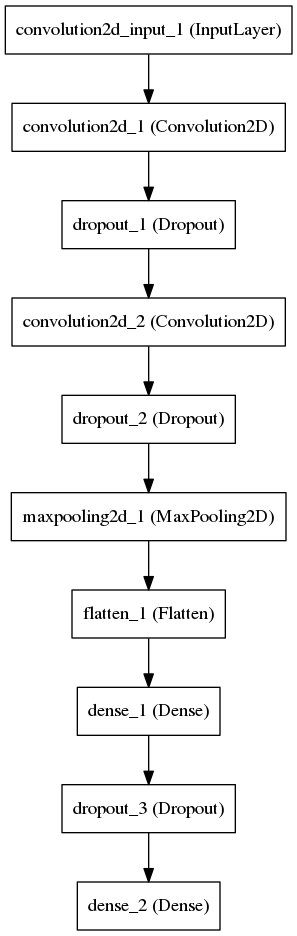
#> input picture test.png, 297 x 936 px
$ python -i CVAlgo.py   (imports and definitions only)   (Python 2 division)
#> lines starting #> are read from the running program, lines starting #| are printed output that depends on the picture; after the words box and inside, x2 and y2 are one past the last pixel; in counts of white or black regions, pixels touching at a corner belong together
#> further down, picture is the input picture: shape (936, 297, 3); min 0, max 255, mean 242.1
import cv2
from numpy import *
from pylab import *
from imgops import imutils
from PIL import Image
import numpy as np
import math
import ImageDraw

def invert_img(img):			# image reversed
    img = (255-img)
    return img

# [10 lines left out: function histogram_equalization, not called in this run]

def histogram_backprojection(img):	# get the histogram situation of some part of
					# background, and remove the noise it cause

    img_height = img.shape[0]
#> img_height = 936
    img_width = img.shape[1]
#> img_width = 297
    img_demi = img[0:3*(img_height/5) , 0:(img_width)]  # choose upper part
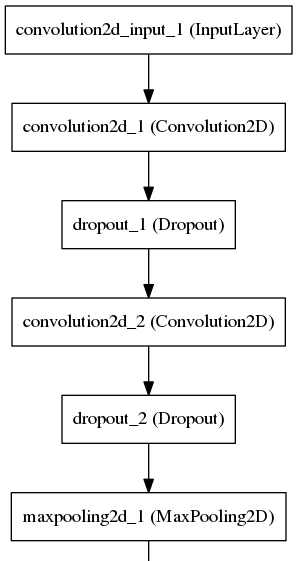
#> img_demi: shape (561, 297, 3); min 0, max 255, mean 240.1
    hsv = cv2.cvtColor(img_demi,cv2.COLOR_BGR2HSV)
#> hsv: shape (561, 297, 3); mean H, S, V 0, 0, 240.1


    #print hsv.shape
#    cv2.imshow("img_demi",img_demi)
    hsvt = cv2.cvtColor(img,cv2.COLOR_BGR2HSV)
#> hsvt: shape (936, 297, 3); mean H, S, V 0, 0, 242.1

    # calculating object histogram
    roihist = cv2.calcHist([hsv],[0, 1], None, [180, 256], [0, img_height, 0, img_width] )
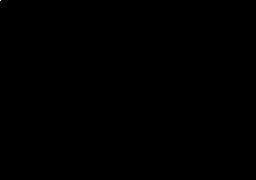
#> roihist: shape (180, 256) float32; values 0 (black) and 166617 (white), 0% white in thin lines or dots, all inside (x1, y1, x2, y2) = (0, 0, 1, 1)
    #scv2.imshow("img_demi",roihist)
    # normalize histogram and apply backprojection
    cv2.normalize(roihist,roihist,0,255,cv2.NORM_MINMAX)
    #cv2.imshow("img_demi",roihist)
    dst = cv2.calcBackProject([hsvt],[0,1],roihist,[0,img_height,0,img_width],1)
#> dst: shape (936, 297); every value is 255
    #cv2.imshow('dst1',dst)
    cv2.imwrite("./demo/dst1.jpg",dst)
    # Now convolute with circular disc
    disc = cv2.getStructuringElement(cv2.MORPH_ELLIPSE,(5,5))
    cv2.filter2D(dst,-1,disc,dst)
    #cv2.imshow('dst',dst)
    cv2.imwrite("./demo/dst.jpg",dst)
    # threshold and binary AND
    ret,thresh = cv2.threshold(dst,50,255,0)
    #cv2.imshow('thresh0',thresh)
    return thresh


# [162 lines left out: functions morph_trans, morph_trans_shelf, canny, cnt_gui, filtering, shelfFiltering and 2 more, not called in this run]


>>> import cv2
>>> picture = cv2.imread('../test.png')
>>> result = histogram_backprojection(picture)
